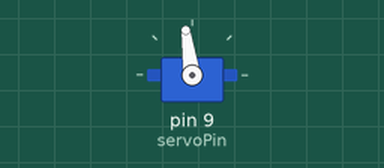
This sketch was run on a simulated Arduino Uno, built with avr-gcc and run on an emulated ATmega328P. Shown: servo.

Above: at 0.05 s.
At 2.0 s:
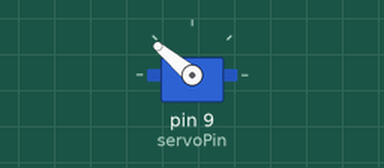
At 4.0 s:
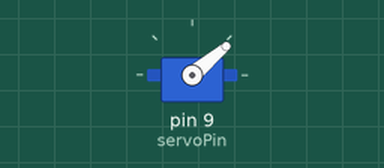
Timing chart, 0 to 5.2 s (numbered marks = the images above):
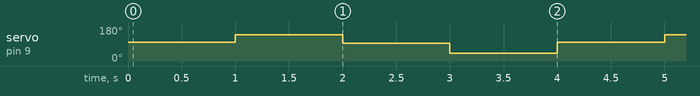

Measured:
- by itself, servo on pin 9 (servoPin): repeats every 4.0 s: 93° 1.0 s, 40° 1.0 s, 98° 1.0 s, 140° 1.0 s

The sketch:

serv.ino
```cpp
#include <Servo.h>
int servoPin=9;
int servoPos=98;
Servo myServo;
void setup() {
  // put your setup code here, to run once:
Serial.begin(9600);
myServo.attach(servoPin);
}

void loop() {
  // put your main code here, to run repeatedly:

myServo.write(servoPos);
delay(1000);
myServo.write(140);
delay(1000);
myServo.write(93);
delay(1000);
myServo.write(40);
delay(1000);
}
```
